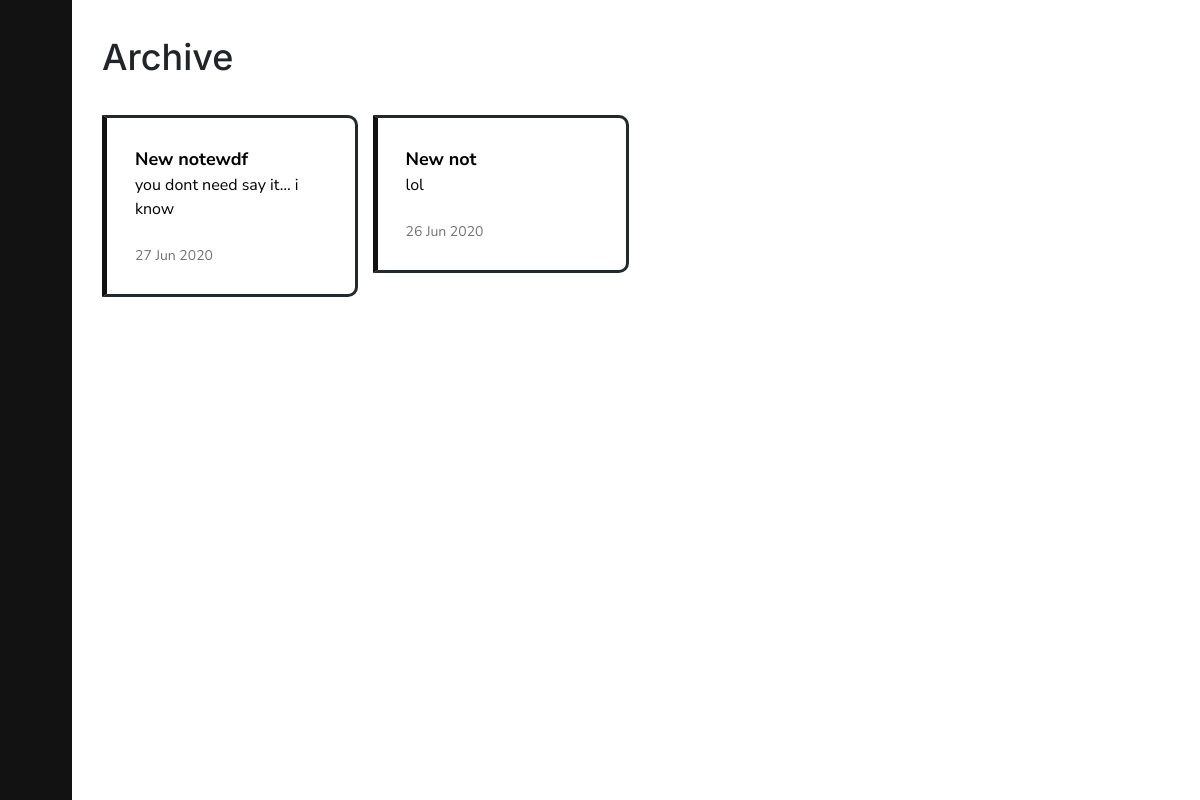
The page /archive/ (signed in) on the database as committed earlier.
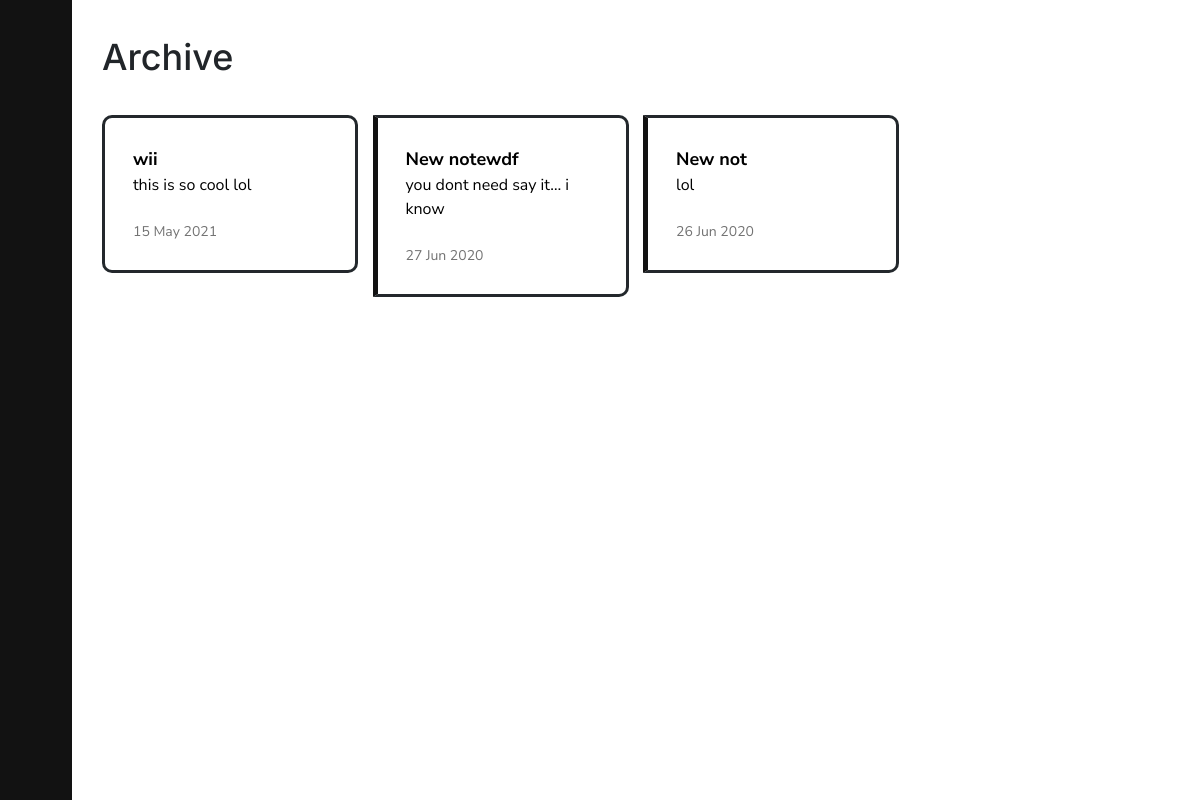
The same page on the database as committed later.
### notes/models.py (models this page shows, shortened)
class Note(models.Model):
    title = models.TextField(max_length=100, blank=True)
    text = HTMLField(blank=True)
    date = models.DateTimeField(auto_now_add=True)
    important = models.BooleanField(default=False)
    archive = models.BooleanField(default=False)
    user = models.ForeignKey(User, on_delete=models.CASCADE)

### notes/views.py (the view)
# urls.py: path('archive/', views.showarchive, name='showarchive'),
def showarchive(request):
    archive = Note.objects.filter(user=request.user, archive=True).order_by('-date')
    active = 'archiveLink'
    return render(request, 'notes/archive.html', {'archive': archive, 'active': active})

### notes/templates/notes/archive.html (shortened to what this page needs)
{% load static %}
<!DOCTYPE html>
<html>
<head>
    <link rel="stylesheet" href="https://stackpath.bootstrapcdn.com/bootstrap/4.5.0/css/bootstrap.min.css">
    <link rel="stylesheet" type="text/css" href="{% static 'notes/style.css' %}">
    <link rel="stylesheet" type="text/css" href="{% static 'notes/notes.css' %}">
</head>
<body>
    <div class="container-fluid">
        <div class="row" id="mainRow">
            {% include "notes/navbar.html" %}
            <div class="col-xs-12 col-sm-11" id="content">
                <div class="container">
                    <h1>Archive</h1>
                    {% if archive %}
                    <div id="notes">
                        <ul>
                            {% for note in archive %}
                            <li class="note {% if note.important %} important{% endif %}">
                                <a href="{% url 'note' note.id %}">
                                    <div class="note-info">
                                        <div class="note-content">
                                            <div class="medium-text"><b>{{ note.title }}</b></div>
                                            {% if note.text %}
                                            <div class="note-text">{{ note.text|striptags|truncatechars:150 }}</div>
                                            {% endif %}
                                        </div>
                                        <div class="date">{{ note.date|date:'d M Y' }}</div>
                                    </div>
                                </a>
                            </li>
                            {% endfor %}
                        </ul>
                    </div>
                    {% else %}
                    <div id="noNotes">
                        <p class="text-center medium-text">You don't have any archived notes.</a></p>
                    </div>
                    {% endif %}
                </div>
            </div>
        </div>
    </div>
</body>
</html>

Rows that differ between the two databases and show on the page:
now on this page (row edited): Note: title "wii", text "this is so cool lol", date "15 May 2021", important False (drawn)
